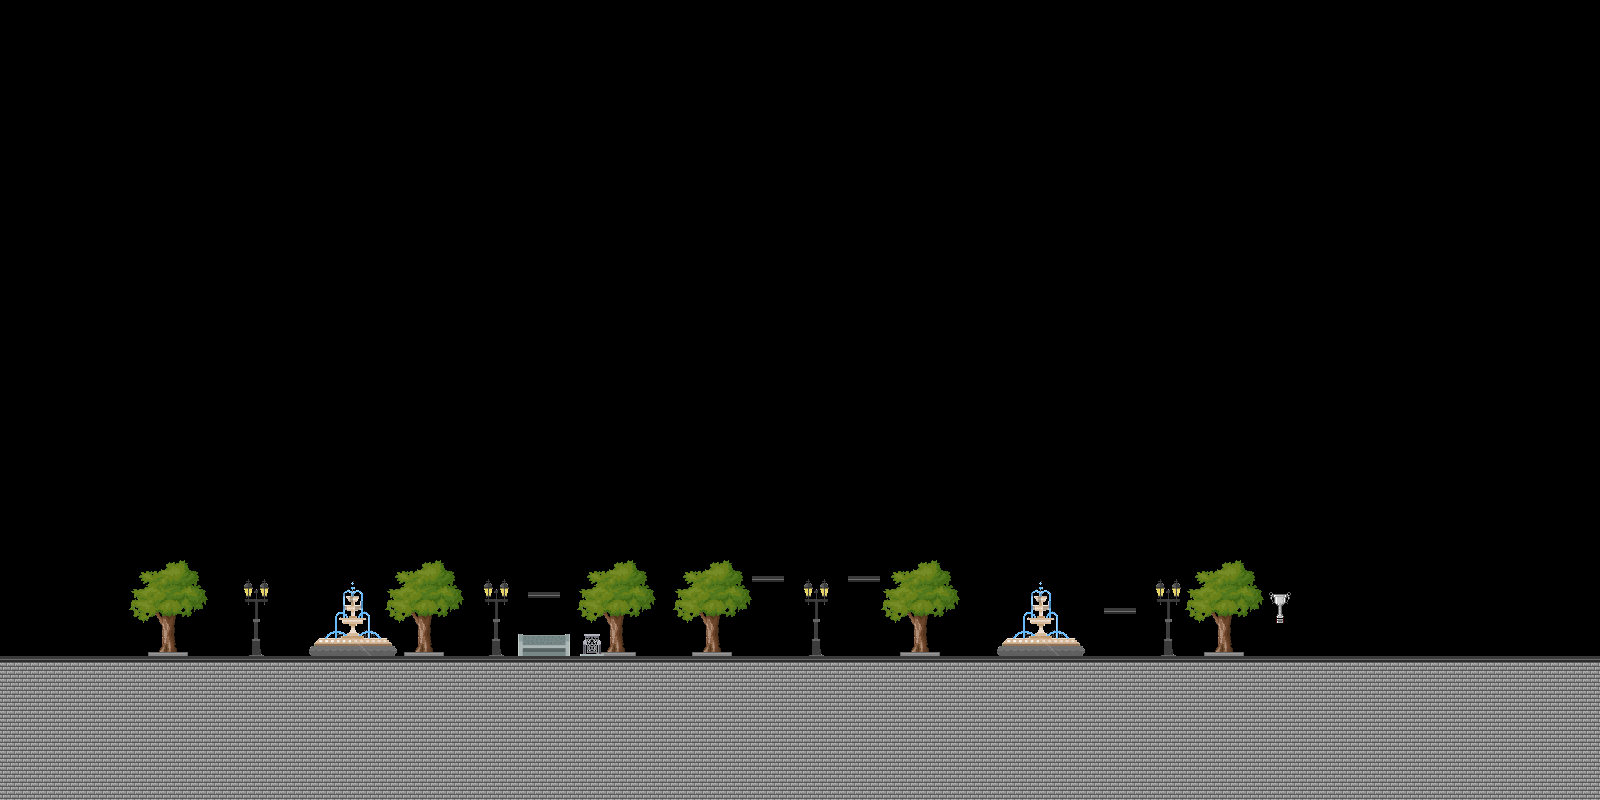

A level layout from a 2D game, rendered from its tile map. Below: a short description, then the map file with tile-grid data replaced by summaries:
An orthogonal 100x50 tile map with 16x16 px tiles, 5 tile layers (bg, m1, m2, m3, ...) and 49 objects (spawn).

<map version="1.0" orientation="orthogonal" renderorder="right-down" width="100" height="50" tilewidth="16" tileheight="16">
 <tileset firstgid="1" name="Style" tilewidth="16" tileheight="16">
  <image source="Style.png" width="1024" height="512" />
 </tileset>
 <layer name="bg" width="100" height="50">
  <data>[5000 cells, 900 non-empty, 2 distinct tile ids]</data>
 </layer>
 <layer name="m1" width="100" height="50">
  <data>[5000 cells, 228 non-empty, 41 distinct tile ids]</data>
 </layer>
 <layer name="m2" width="100" height="50">
  <data>[5000 cells, 72 non-empty, 42 distinct tile ids]</data>
 </layer>
 <layer name="m3" width="100" height="50">
  <data>[5000 cells, 4 non-empty, 4 distinct tile ids]</data>
 </layer>
 <layer name="fg" width="100" height="50">
  <data>[5000 cells, 0 non-empty, 0 distinct tile ids]</data>
 </layer>
 <objectgroup name="ground">
  <object x="0" y="656">
   <polygon points="0,0 1600,0 1600,8 0,16" />
  </object>
 </objectgroup>
 <objectgroup name="spawn">
  <object name="spawn" x="84" y="576">
   <ellipse />
  </object>
 </objectgroup>
 <objectgroup name="finish">
  <object x="1276" y="476" width="8" height="180" />
 </objectgroup>
 <objectgroup name="platforms">
  <object x="140" y="576" width="20" />
  <object x="160" y="564" width="32" />
  <object x="244" y="600" width="24" />
  <object x="320" y="640" width="68" />
  <object x="340" y="616" width="24" />
  <object x="344" y="604" width="16" />
  <object x="348" y="596" width="12" />
  <object x="396" y="572" width="20" />
  <object x="416" y="564" width="32" />
  <object x="484" y="600" width="24" />
  <object x="520" y="636" width="48" />
  <object x="584" y="636" width="16" />
  <object x="588" y="572" width="20" />
  <object x="608" y="564" width="32" />
  <object x="684" y="572" width="20" />
  <object x="704" y="564" width="32" />
  <object x="808" y="600" width="20" />
  <object x="892" y="572" width="20" />
  <object x="912" y="564" width="32" />
  <object x="1008" y="640" width="68" />
  <object x="1032" y="608" width="16" />
  <object x="1036" y="596" width="12" />
  <object x="1028" y="620" width="24" />
  <object x="1156" y="600" width="24" />
  <object x="1196" y="572" width="20" />
  <object x="1224" y="564" width="20" />
  <object x="1104" y="608" width="32" />
  <object x="752" y="577" width="32" />
  <object x="848" y="576" width="32" />
  <object x="528" y="592" width="32" />
 </objectgroup>
 <objectgroup name="bugs">
  <object x="432" y="552">
   <ellipse />
  </object>
  <object x="352" y="576">
   <ellipse />
  </object>
  <object x="624" y="544">
   <ellipse />
  </object>
  <object x="716" y="544">
   <ellipse />
  </object>
  <object x="928" y="544">
   <ellipse />
  </object>
  <object x="1288" y="800" height="8">
   <ellipse />
  </object>
  <object x="768" y="620">
   <ellipse />
  </object>
  <object x="864" y="620">
   <ellipse />
  </object>
  <object x="1040" y="580">
   <ellipse />
  </object>
  <object x="1232" y="540">
   <ellipse />
  </object>
  <object x="180" y="616">
   <ellipse />
  </object>
 </objectgroup>
 <objectgroup name="rain" />
 <objectgroup name="cats">
  <object x="112" y="624">
   <polyline points="0,0 128,0" />
  </object>
  <object x="320" y="624">
   <polyline points="0,0 64,0" />
  </object>
  <object x="1008" y="624">
   <polyline points="0,0 64,0" />
  </object>
  <object x="588" y="644">
   <polyline points="0,0 100,0" />
  </object>
  <object x="736" y="640">
   <polyline points="0,0 160,0" />
  </object>
 </objectgroup>
</map>
